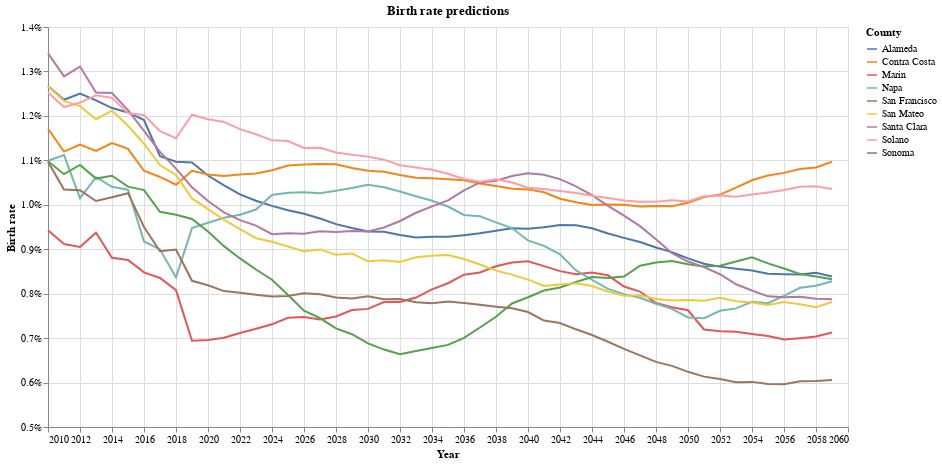

Notebook cell for this chart:
### Code cell
%config InlineBackend.figure_format = 'retina'
alt.Chart(births_df, width=800, height=400, title='Birth rate predictions').mark_line().encode(
    x=alt.X('Start Year', title='Year', axis=alt.Axis(format='')),
    y=alt.Y('birth_rate', title='Birth rate', scale=alt.Scale(zero=False), axis=alt.Axis(format='%')),
    color='County'
)

### Figure 1 — Vega-Lite specification as saved in the notebook (floating-point values rounded to 4 significant figures; data arrays with more than 128 entries replaced by an {"elided": "..."} marker saying what was removed)
{"config": {"view": {"continuousWidth": 400, "continuousHeight": 300}}, "data": {"name": "data-cd1f56c22979cf2fa14d5296ba263f00"}, "mark": "line", "encoding": {"color": {"type": "nominal", "field": "County"}, "x": {"type": "quantitative", "axis": {"format": ""}, "field": "Start Year", "title": "Year"}, "y": {"type": "quantitative", "axis": {"format": "%"}, "field": "birth_rate", "scale": {"zero": false}, "title": "Birth rate"}}, "height": 400, "title": "Birth rate predictions", "width": 800, "$schema": "https://vega.github.io/schema/vega-lite/v4.8.1.json", "datasets": {"data-cd1f56c22979cf2fa14d5296ba263f00": {"elided": "450 records"}}}
